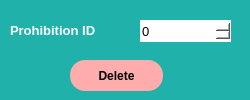
<?xml version="1.0" encoding="UTF-8"?>
<ui version="4.0">
 <class>DeleteProhibitionWindow</class>
 <widget class="QDialog" name="DeleteProhibitionWindow">
  <property name="geometry">
   <rect>
    <x>0</x>
    <y>0</y>
    <width>250</width>
    <height>100</height>
   </rect>
  </property>
  <property name="minimumSize">
   <size>
    <width>250</width>
    <height>100</height>
   </size>
  </property>
  <property name="maximumSize">
   <size>
    <width>250</width>
    <height>100</height>
   </size>
  </property>
  <property name="windowTitle">
   <string>Delete Prohibition</string>
  </property>
  <property name="windowIcon">
   <iconset>
    <normaloff>../media/logo.png</normaloff>../media/logo.png</iconset>
  </property>
  <property name="styleSheet">
   <string notr="true">background-color: rgb(32, 178, 170);</string>
  </property>
  <widget class="QLabel" name="label_4">
   <property name="geometry">
    <rect>
     <x>10</x>
     <y>20</y>
     <width>131</width>
     <height>21</height>
    </rect>
   </property>
   <property name="font">
    <font>
     <pointsize>10</pointsize>
     <weight>75</weight>
     <bold>true</bold>
    </font>
   </property>
   <property name="styleSheet">
    <string notr="true">color: rgb(255, 255, 255);</string>
   </property>
   <property name="text">
    <string>Prohibition ID</string>
   </property>
  </widget>
  <widget class="QSpinBox" name="prohibition_id_spnbox">
   <property name="geometry">
    <rect>
     <x>140</x>
     <y>20</y>
     <width>91</width>
     <height>22</height>
    </rect>
   </property>
   <property name="font">
    <font>
     <pointsize>10</pointsize>
    </font>
   </property>
   <property name="styleSheet">
    <string notr="true">background-color: rgb(255, 255, 255);
color: rgb(0, 0, 0);
border-radius: 15px;</string>
   </property>
   <property name="maximum">
    <number>999999</number>
   </property>
  </widget>
  <widget class="QPushButton" name="del_prohibition_btn">
   <property name="geometry">
    <rect>
     <x>70</x>
     <y>60</y>
     <width>93</width>
     <height>31</height>
    </rect>
   </property>
   <property name="font">
    <font>
     <weight>75</weight>
     <bold>true</bold>
    </font>
   </property>
   <property name="styleSheet">
    <string notr="true">QPushButton {
	background-color: rgb(255, 172, 172);
	color: rgb(0, 0, 0);
	border-radius: 15px;
}

QPushButton:pressed {
	background-color: rgb(105, 205, 255);
}</string>
   </property>
   <property name="text">
    <string>Delete</string>
   </property>
  </widget>
 </widget>
 <resources/>
 <connections/>
</ui>
